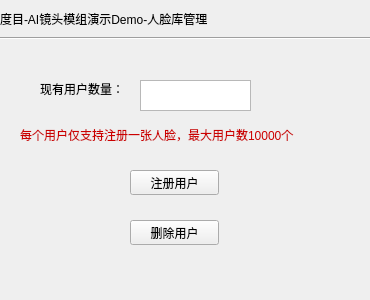
<?xml version="1.0" encoding="UTF-8"?>
<ui version="4.0">
 <class>Form</class>
 <widget class="QWidget" name="Form">
  <property name="geometry">
   <rect>
    <x>0</x>
    <y>0</y>
    <width>370</width>
    <height>300</height>
   </rect>
  </property>
  <property name="windowTitle">
   <string>Form</string>
  </property>
  <widget class="QLabel" name="label">
   <property name="geometry">
    <rect>
     <x>0</x>
     <y>10</y>
     <width>271</width>
     <height>17</height>
    </rect>
   </property>
   <property name="text">
    <string>度目-AI镜头模组演示Demo-人脸库管理</string>
   </property>
  </widget>
  <widget class="QLabel" name="label_2">
   <property name="geometry">
    <rect>
     <x>40</x>
     <y>80</y>
     <width>111</width>
     <height>17</height>
    </rect>
   </property>
   <property name="text">
    <string>现有用户数量：</string>
   </property>
  </widget>
  <widget class="Line" name="line">
   <property name="geometry">
    <rect>
     <x>0</x>
     <y>30</y>
     <width>401</width>
     <height>16</height>
    </rect>
   </property>
   <property name="orientation">
    <enum>Qt::Horizontal</enum>
   </property>
  </widget>
  <widget class="QTextBrowser" name="textBrowser">
   <property name="geometry">
    <rect>
     <x>140</x>
     <y>80</y>
     <width>111</width>
     <height>31</height>
    </rect>
   </property>
  </widget>
  <widget class="QLabel" name="label_3">
   <property name="geometry">
    <rect>
     <x>20</x>
     <y>120</y>
     <width>361</width>
     <height>31</height>
    </rect>
   </property>
   <property name="text">
    <string>&lt;html&gt;&lt;head/&gt;&lt;body&gt;&lt;p&gt;&lt;span style=&quot; color:#cc0000;&quot;&gt;每个用户仅支持注册一张人脸，最大用户数10000个&lt;/span&gt;&lt;/p&gt;&lt;/body&gt;&lt;/html&gt;</string>
   </property>
  </widget>
  <widget class="QPushButton" name="pushButton">
   <property name="geometry">
    <rect>
     <x>130</x>
     <y>170</y>
     <width>89</width>
     <height>25</height>
    </rect>
   </property>
   <property name="text">
    <string>注册用户</string>
   </property>
  </widget>
  <widget class="QPushButton" name="pushButton_2">
   <property name="geometry">
    <rect>
     <x>130</x>
     <y>220</y>
     <width>89</width>
     <height>25</height>
    </rect>
   </property>
   <property name="text">
    <string>删除用户</string>
   </property>
  </widget>
 </widget>
 <resources/>
 <connections/>
</ui>
